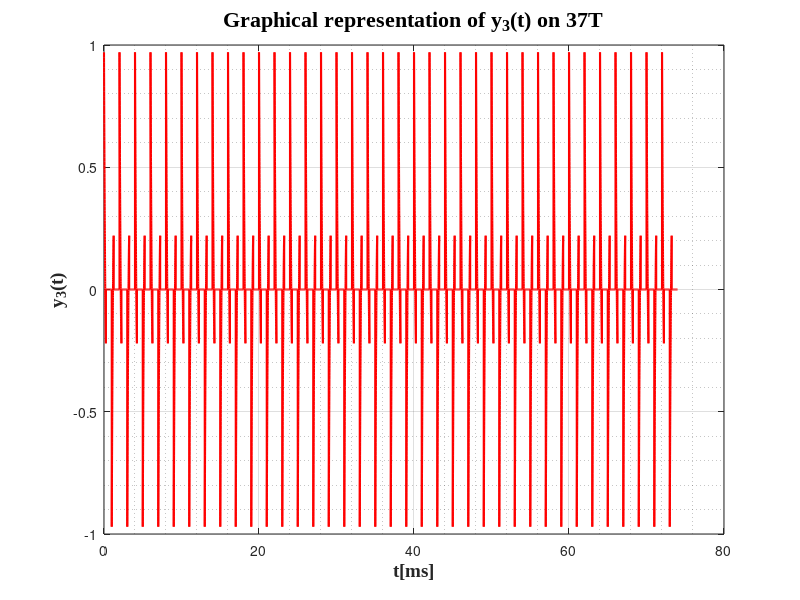

Recreate this plot in MATLAB.
%y3(t) 
T_3=2;
t = linspace(0,1,100);
x = 0.86*t.^2-2.05*t+0.97;
a = linspace(0,1,100);
for i=1:400
    if i > 200
        a(i) = 0;
    end
    if i < 200
        a = x;
    end    
end
y3 = a'* ones(1,37*2);
for i = 1:37*2
    for k = 1:200*2
    y3(k,i) = y3(k,i)*((-1)^(i+1));
    end
end
y3 = y3(:);
T3 = linspace(0 ,37 * T_3, 29600);
plot(T3,y3-0,'r','LineWidth',1.5);
grid on;
grid minor;
xlabel('t[ms]', 'fontweight', 'bold', 'fontsize', 14, 'FontName', 'Times New Roman');
ylabel('y_{3}(t)','fontweight','bold','fontsize', 14, 'FontName', 'Times New Roman');
title('Graphical representation of y_{3}(t) on 37T','fontweight','bold','fontsize',16, 'FontName', 'Times New Roman');
